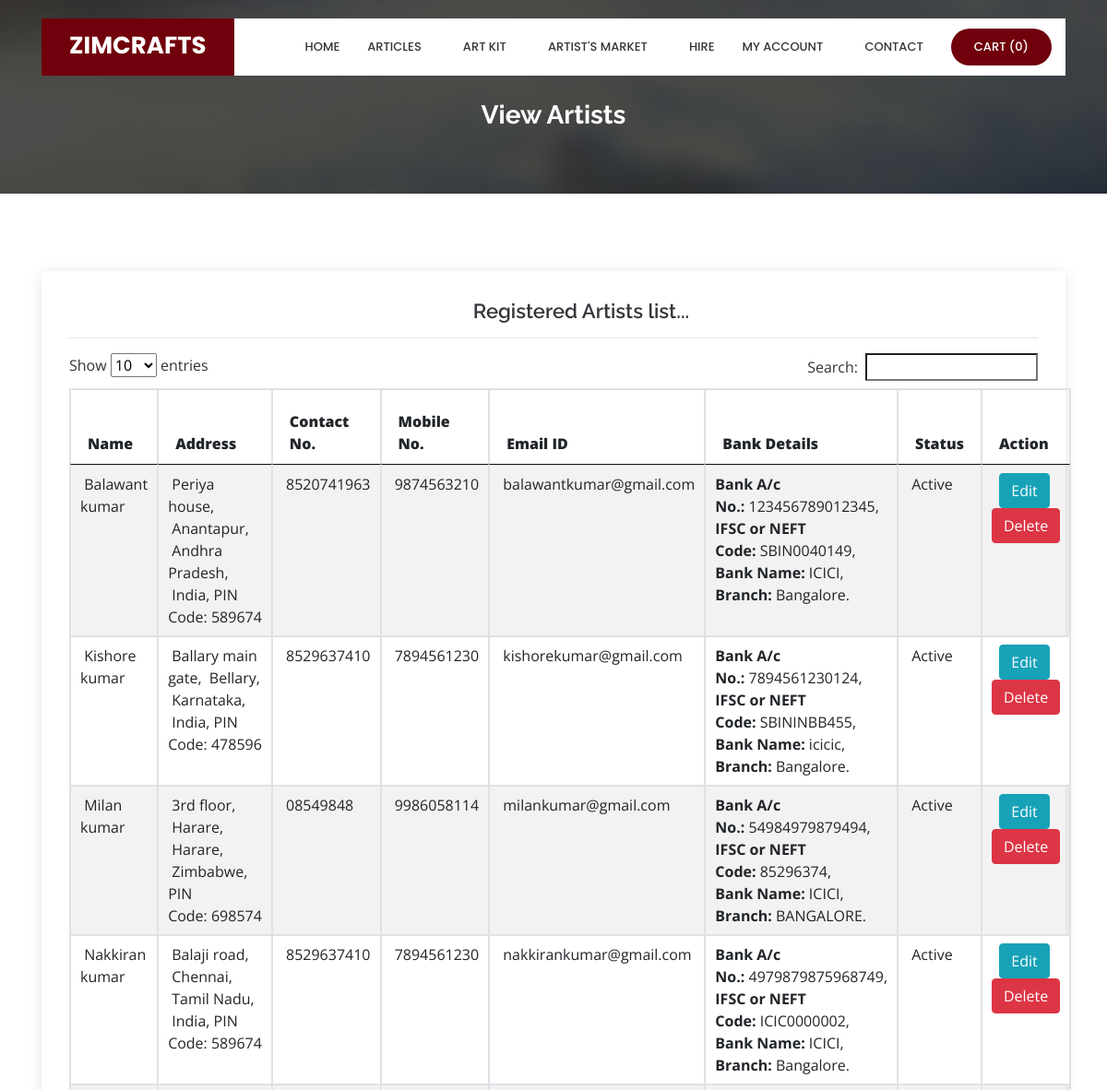
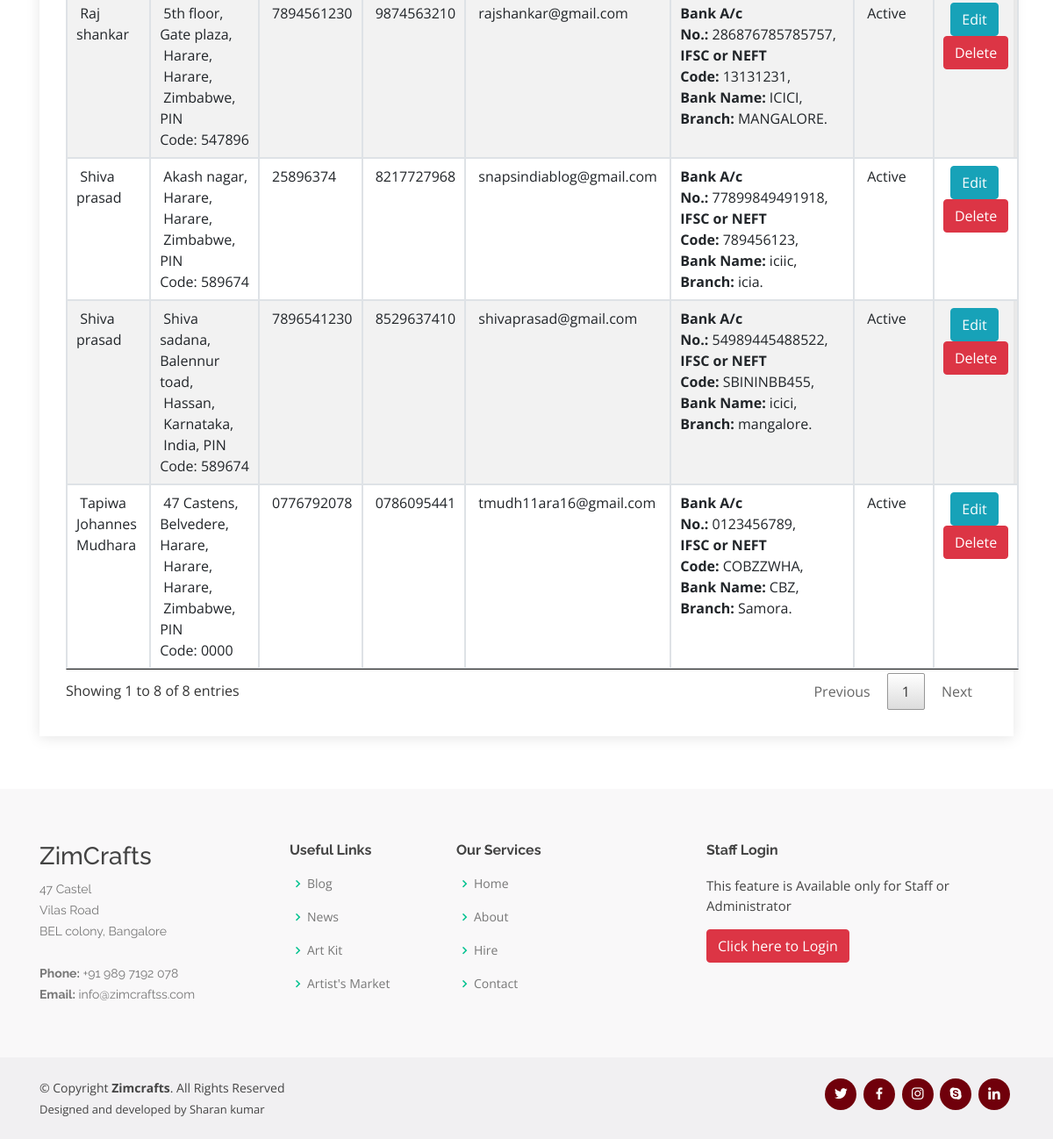
Page /viewartist.php on the committed database (2 pictures, top to bottom).
### tables this page shows
CREATE TABLE `artist` (
  `artist_id` int(10) NOT NULL,
  `artist_name` varchar(25) NOT NULL,
  `artist_address` text NOT NULL,
  `state_id` int(10) NOT NULL,
  `country_id` int(10) NOT NULL,
  `city_id` int(10) NOT NULL,
  `pincode` varchar(10) NOT NULL,
  `contact_number` varchar(15) NOT NULL,
  `mobile_no` varchar(10) NOT NULL,
  `email_id` varchar(100) NOT NULL,
  `password` varchar(25) NOT NULL,
  `bank_name` varchar(50) NOT NULL,
  `bank_branch` varchar(50) NOT NULL,
  `bank_IFSC` varchar(25) NOT NULL,
  `bank_acno` varchar(25) NOT NULL,
  `status` varchar(10) NOT NULL
);

CREATE TABLE `city` (
  `city_id` int(10) NOT NULL,
  `country_id` int(10) NOT NULL,
  `state_id` int(10) NOT NULL,
  `city` varchar(25) NOT NULL,
  `description` text NOT NULL,
  `status` varchar(10) NOT NULL
);

CREATE TABLE `state` (
  `state_id` int(10) NOT NULL,
  `country_id` int(10) NOT NULL,
  `state` varchar(25) NOT NULL,
  `description` text NOT NULL,
  `status` varchar(10) NOT NULL
);

CREATE TABLE `country` (
  `country_id` int(10) NOT NULL,
  `country` varchar(25) NOT NULL,
  `description` text NOT NULL,
  `status` varchar(10) NOT NULL
);

### viewartist.php (the view, shortened to what this page needs)
<?php
include("header.php");
?>
  <main id="main">
    <section id="cta" class="cta">
      <div class="container">
        <div class="text-center" data-aos="zoom-in">
		<br><br>
          <h3>View Artists</h3>
        </div>
      </div>
    </section>
    <section id="contact" class="contact">
      <div class="container">
        <div class="row">
          <div class="col-lg-12" data-aos="fade-up" data-aos-delay="100">
            <div class="info mt-4 ">
		<center><h4>Registered Artists list...</h4></center><hr>
<?php
							 $sql = "SELECT * FROM artist";
							  $qsql = mysqli_query($con,$sql);
							  if(mysqli_num_rows($qsql)  == 0)
									{
										echo "<center>There is no artist to display!!</center>";
									}
									else
									{
							?>
							<table ID="datatable" class="table table-striped table-bordered"  style="width:100%">
								<THEAD>
							  <tr>
						      <th width="98" height="60"><strong>Name</strong></th>
						      <th width="130"><strong>Address</strong></th>
						      <th width="104"><strong>Contact No.</strong></th>
						      <th width="104"><strong>Mobile No.</strong></th>
						      <th width="115"><strong>Email ID</strong></th>
						      <th width="138"><strong>Bank Details</strong></th>
						      <th width="98"><strong>Status</strong></th>
                               <th width="104"><strong>Action</strong></th>
						      </tr>
								</THEAD>
								<TBODY>
<?php
							  while($rs = mysqli_fetch_array($qsql))
							  {
								   $sql1 = "SELECT * FROM country WHERE country_id='$rs[country_id]'";
								  $qsql1 = mysqli_query($con,$sql1);
								  $rs1 = mysqli_fetch_array($qsql1);
								  $sql2 = "SELECT * FROM state WHERE state_id='$rs[state_id]'";
								  $qsql2 = mysqli_query($con,$sql2);
								  $rs12 = mysqli_fetch_array($qsql2);
								  $sql3 = "SELECT * FROM city WHERE city_id='$rs[city_id]'";
								  $qsql3 = mysqli_query($con,$sql3);
								  $rs13 = mysqli_fetch_array($qsql3);
							  echo "
						    <tr>
						      <td>&nbsp;$rs[artist_name]</td>
						      <td>&nbsp;$rs[artist_address],
						      &nbsp;$rs13[city],
						      &nbsp;$rs12[state],
						      &nbsp;$rs1[country],
						      PIN Code:&nbsp;" . $rs['pincode']. "
						      <td>&nbsp;$rs[contact_number]</td>
						      <td>&nbsp;$rs[mobile_no]</td>
						      <td>&nbsp;$rs[email_id]</td>
						      <td> <strong>Bank A/c No.:</strong>&nbsp;$rs[bank_acno],<br>"."
							  <strong>IFSC or NEFT Code:</strong>&nbsp;$rs[bank_IFSC],<br>"."
							  <strong>Bank Name:</strong>&nbsp;$rs[bank_name],<br>"."
						      <strong>Branch:</strong>&nbsp;$rs[bank_branch].
						     </td>
						      <td>&nbsp;$rs[status]</td>
						      <td>&nbsp;  <a href='artist.php?editid=$rs[artist_id]' class='btn btn-info'>Edit</a><br><a href='viewartist.php?deleteid=$rs[artist_id]' onclick='return delconfirm()' class='btn btn-danger'>Delete</a></td>
					        </tr>";
							  }
							  ?>
								</TBODY>
						  </table>
						<?php
						 }
						?>
            </div>
		  </div>
        </div>
      </div>
    </section>
  </main>
<?php
include("footer.php");
?>

### assets/css/style.css (style rules this page uses)
body { font-family: "Open Sans", sans-serif; color: #444444; }
a { color: #70000b; }
h1, h2, h3, h4, h5, h6 { font-family: "Raleway", sans-serif; }
section { padding: 60px 0; overflow: hidden; }
.cta { background: linear-gradient(rgba(2, 2, 2, 0.7), rgba(0, 0, 0, 0.7)), url("../img/cta-bg.jpg") fixed center center; background-size: cover; padding: 60px 0; }
.cta h3 { color: #fff; font-size: 28px; font-weight: 700; }
.contact .info { padding: 30px; width: 100%; background: #fff; box-shadow: 0px 2px 15px rgba(0, 0, 0, 0.1); }
.contact .info h4 { padding: 0 0 0 60px; font-size: 22px; font-weight: 600; margin-bottom: 5px; color: #36343a; }

### rows in the picture
artist: artist_name "Tapiwa Johannes Mudhara", artist_address "47 Castens, Belvedere, Harare", city.city "Harare", state.state "Harare", country.country "Zimbabwe", pincode "0000", contact_number "0776792078", mobile_no "0786095441", email "tmudh11ara16@gmail.com", bank_acno "0123456789", bank_IFSC "COBZZWHA", bank_name "CBZ", bank_branch "Samora", status "Active"
artist: artist_name "Raj shankar", artist_address "5th floor, Gate plaza", city.city "Harare", state.state "Harare", country.country "Zimbabwe", pincode "547896", contact_number "7894561230", mobile_no "9874563210", email "rajshankar@gmail.com", bank_acno "286876785785757", bank_IFSC "13131231", bank_name "ICICI", bank_branch "MANGALORE", status "Active"
artist: artist_name "Shiva prasad", artist_address "Akash nagar", city.city "Harare", state.state "Harare", country.country "Zimbabwe", pincode "589674", contact_number "25896374", mobile_no "8217727968", email "snapsindiablog@gmail.com", bank_acno "77899849491918", bank_IFSC "789456123", bank_name "iciic", bank_branch "icia", status "Active"
artist: artist_name "Milan kumar", artist_address "3rd floor", city.city "Harare", state.state "Harare", country.country "Zimbabwe", pincode "698574", contact_number "08549848", mobile_no "9986058114", email "milankumar@gmail.com", bank_acno "54984979879494", bank_IFSC "85296374", bank_name "ICICI", bank_branch "BANGALORE", status "Active"
artist: artist_name "Shiva prasad", artist_address "Shiva sadana, Balennur toad", city.city "Hassan", state.state "Karnataka", country.country "India", pincode "589674", contact_number "7896541230", mobile_no "8529637410", email "shivaprasad@gmail.com", bank_acno "54989445488522", bank_IFSC "SBININBB455", bank_name "icici", bank_branch "mangalore", status "Active"
artist: artist_name "Kishore kumar", artist_address "Ballary main gate", city.city "Bellary", state.state "Karnataka", country.country "India", pincode "478596", contact_number "8529637410", mobile_no "7894561230", email "kishorekumar@gmail.com", bank_acno "7894561230124", bank_IFSC "SBININBB455", bank_name "icicic", bank_branch "Bangalore", status "Active"
artist: artist_name "Balawant kumar", artist_address "Periya house", city.city "Anantapur", state.state "Andhra Pradesh", country.country "India", pincode "589674", contact_number "8520741963", mobile_no "9874563210", email "balawantkumar@gmail.com", bank_acno "123456789012345", bank_IFSC "SBIN0040149", bank_name "ICICI", bank_branch "Bangalore", status "Active"
artist: artist_name "Nakkiran kumar", artist_address "Balaji road", city.city "Chennai", state.state "Tamil Nadu", country.country "India", pincode "589674", contact_number "8529637410", mobile_no "7894561230", email "nakkirankumar@gmail.com", bank_acno "4979879875968749", bank_IFSC "ICIC0000002", bank_name "ICICI", bank_branch "Bangalore", status "Active"

### other values in the picture
mysqli_num_rows($qsqlproduct_purchase_record) "0"
